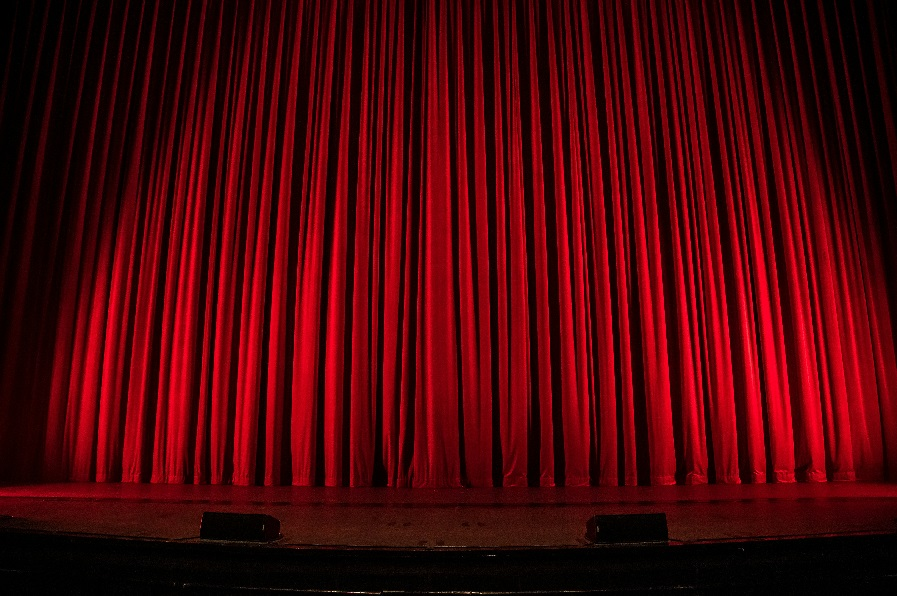
#> input picture Background/Stage.jpg, 897 x 596 px
$ python green_screen_removal.py
#> lines starting #> are read from the running program, lines starting #| are printed output that depends on the picture; after the words box and inside, x2 and y2 are one past the last pixel; in counts of white or black regions, pixels touching at a corner belong together
import numpy as np
import cv2
import os

directory_path = "./Images/" #input image
# [5 lines of commented-out code are left out]
background_image = cv2.imread("./Background/Stage.jpg")
#> background_image is the input picture: shape (596, 897, 3); mean B, G, R 7.6, 3.4, 75.5
bg_height, bg_width, _ = background_image.shape
#> bg_height = 596; bg_width = 897

for path_img in os.listdir(directory_path):
    if path_img.endswith(".jpg"):
        input_image = cv2.imread(os.path.join(directory_path, path_img))
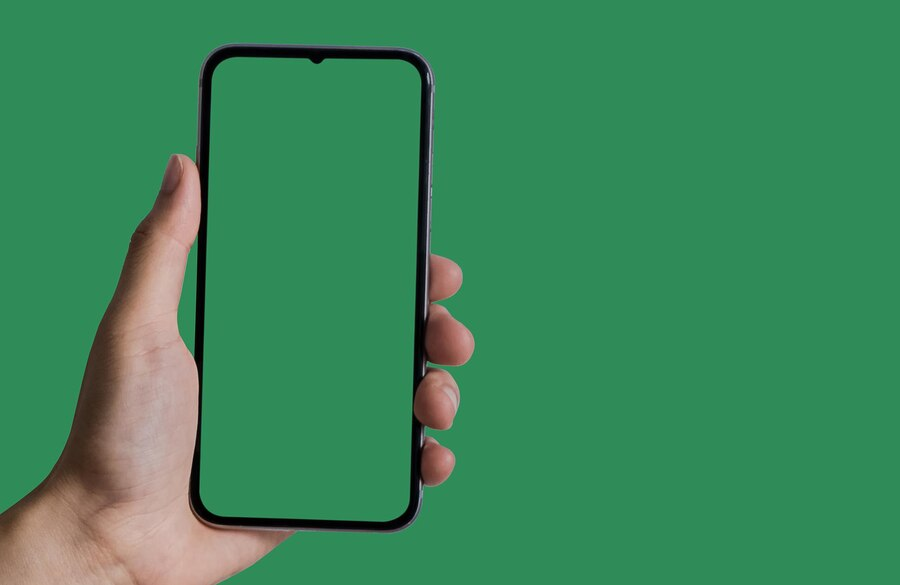
#> input picture Images/1.jpg, 900 x 585 px
#> input_image is the input picture: shape (585, 900, 3); mean B, G, R 89.5, 134.6, 59.2
        img = cv2.resize(input_image, (bg_width, bg_height))

        lab = cv2.cvtColor(img, cv2.COLOR_BGR2LAB)
#> lab: shape (596, 897, 3); mean of channels 0, 1, 2 130.2, 95.7, 146.4
        a_channel = lab[:,:,1]
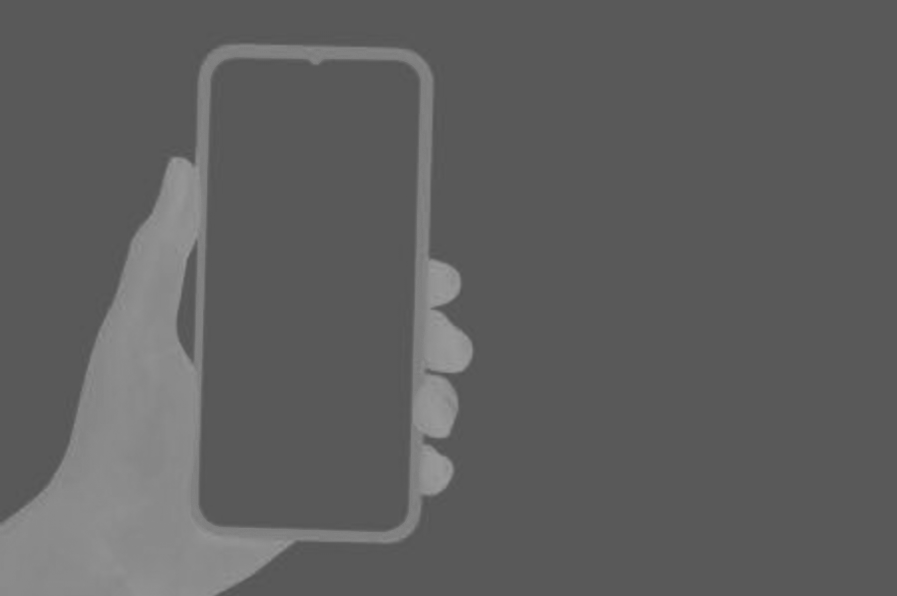
#> a_channel: shape (596, 897); min 83, max 155, mean 95.7
        thresh = cv2.threshold(a_channel, 127, 255, cv2.THRESH_BINARY+cv2.THRESH_OTSU)[1]
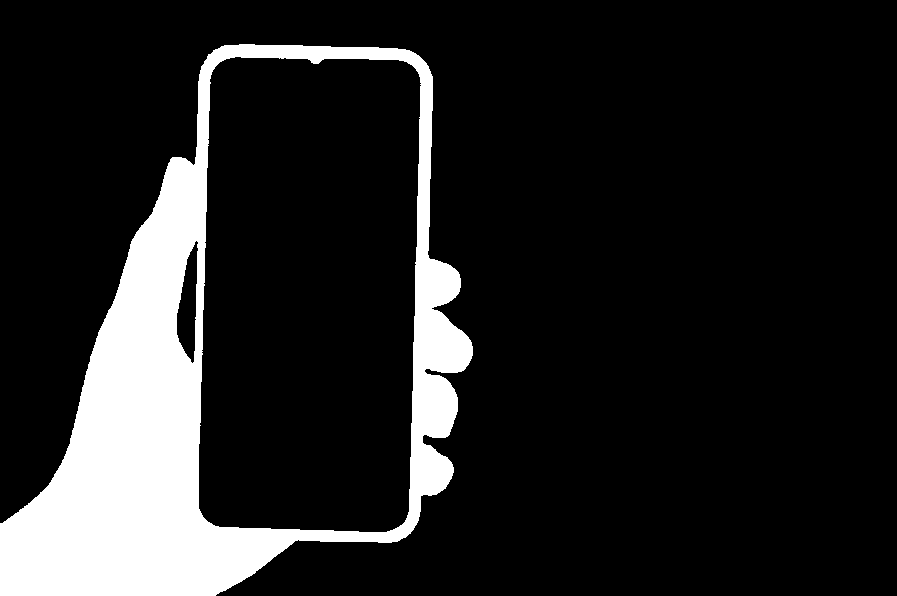
#> thresh: shape (596, 897); 13.7% white; 1 white region, box (x1, y1, x2, y2) and area: (0, 44, 473, 596) 73109
        #cv2.imshow("thresh", thresh)
        #cv2.waitKey(0)

        masked = cv2.bitwise_and(img, img, mask=thresh) # contains dark background
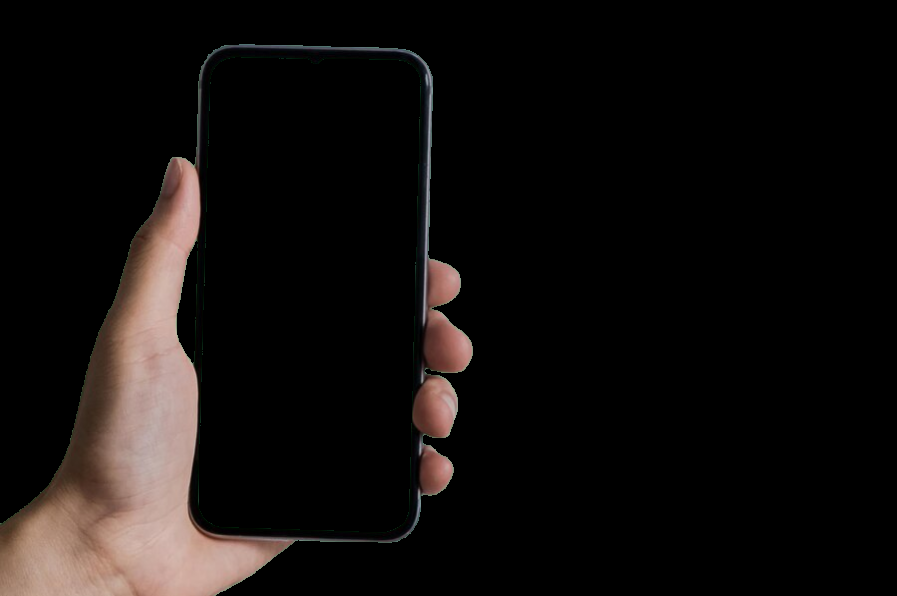
#> masked: shape (596, 897, 3); mean B, G, R 13.5, 14.9, 18.5
        #cv2.imshow("masked", masked)
        #cv2.waitKey(0)

        final = np.where(masked==0, background_image, masked)
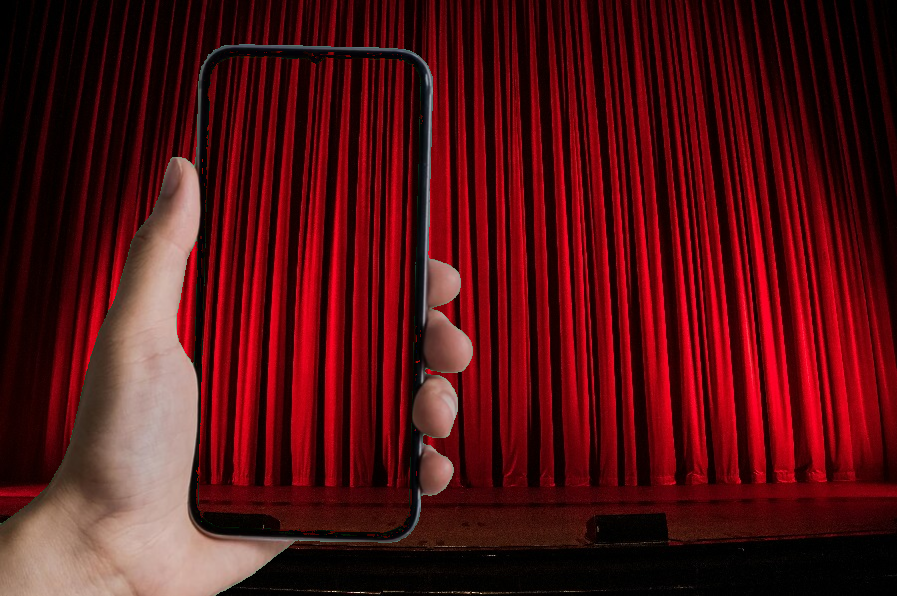
#> final: shape (596, 897, 3); mean B, G, R 20.1, 17.8, 83.3
        cv2.imwrite("./Result/" + f"Save_{path_img}", final)
        print(f"Save_{path_img}")
        cv2.putText(final, "Press any key to continue...", (int(bg_width/100), int(bg_height/20)),
                    cv2.FONT_HERSHEY_COMPLEX, bg_height*0.002, (255, 255, 255), int(bg_height*0.004))
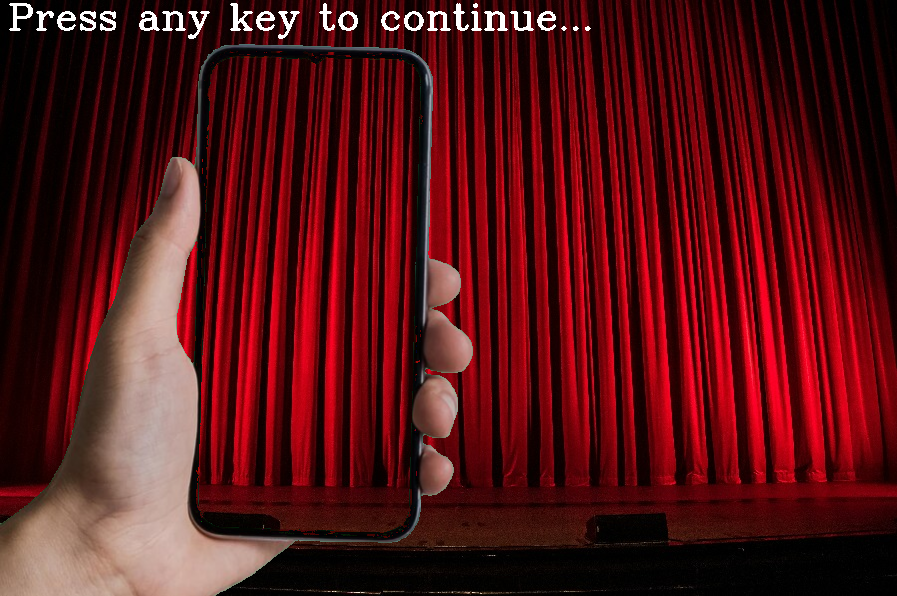
#> final: shape (596, 897, 3); 0.8% of pixels changed, all inside (x1, y1, x2, y2) = (9, 3, 591, 39)
        cv2.imshow("final", final)
        cv2.waitKey(0)
#> pass 2 of the loop `for path_img in os.listdir(directory_path):`:
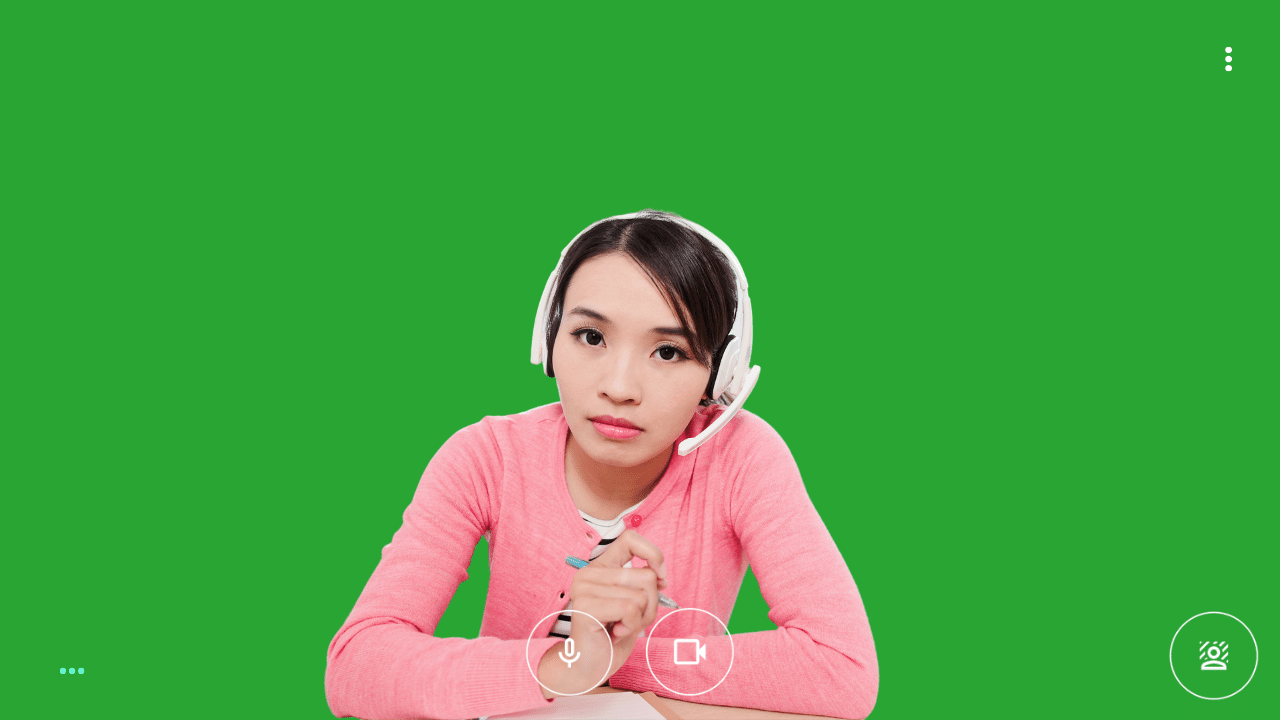
#> input picture Images/10.jpg, 1280 x 720 px
#> input_image is the input picture: shape (720, 1280, 3); mean B, G, R 69.5, 162, 74.3
#> lab: shape (596, 897, 3); mean of channels 0, 1, 2 156.4, 87.8, 168.7
#> `thresh = cv2.threshold(a_channel, 127, 255, cv2.THRESH_BINARY+cv2.THRE..`:
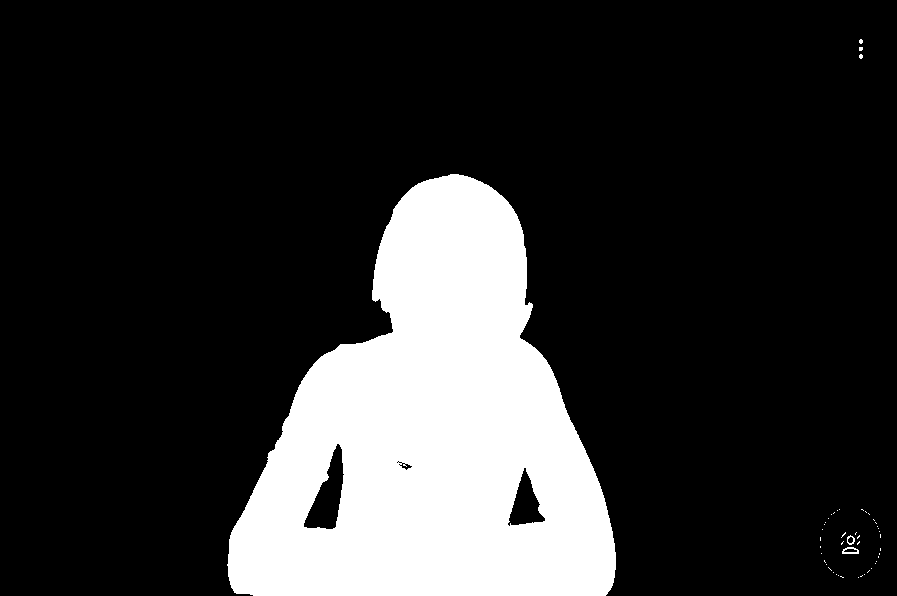
#> thresh: shape (596, 897); 18.9% white; 48 white regions (45 under 20 px), largest, box (x1, y1, x2, y2) and area: (227, 174, 616, 596) 100593, (842, 547, 859, 554) 68, (847, 535, 855, 545) 37
#> `cv2.putText(final, "Press any key to continue...", (int(bg_width/100),..`:
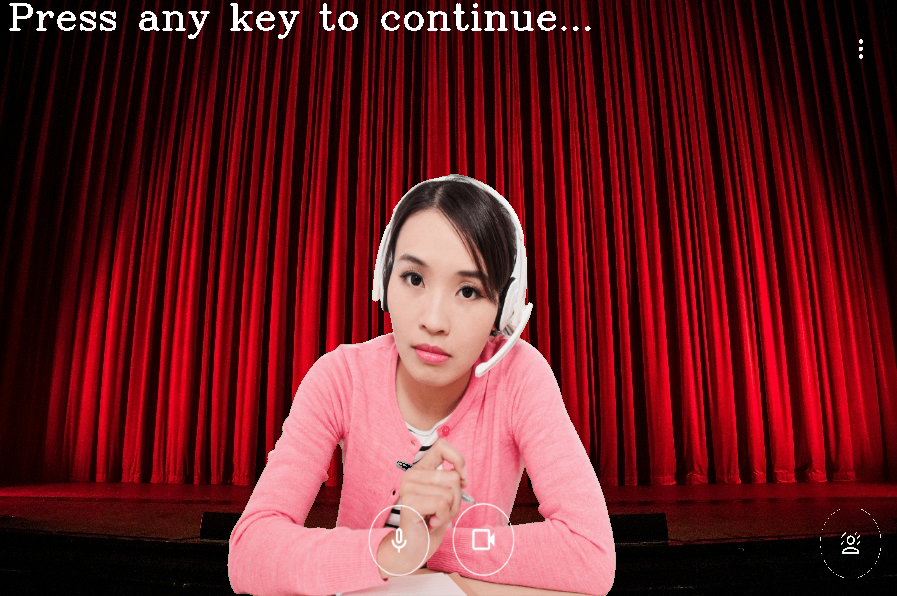
#> final: shape (596, 897, 3); mean B, G, R 36.8, 32.5, 104.7
#> pass 3 of the loop `for path_img in os.listdir(directory_path):`:
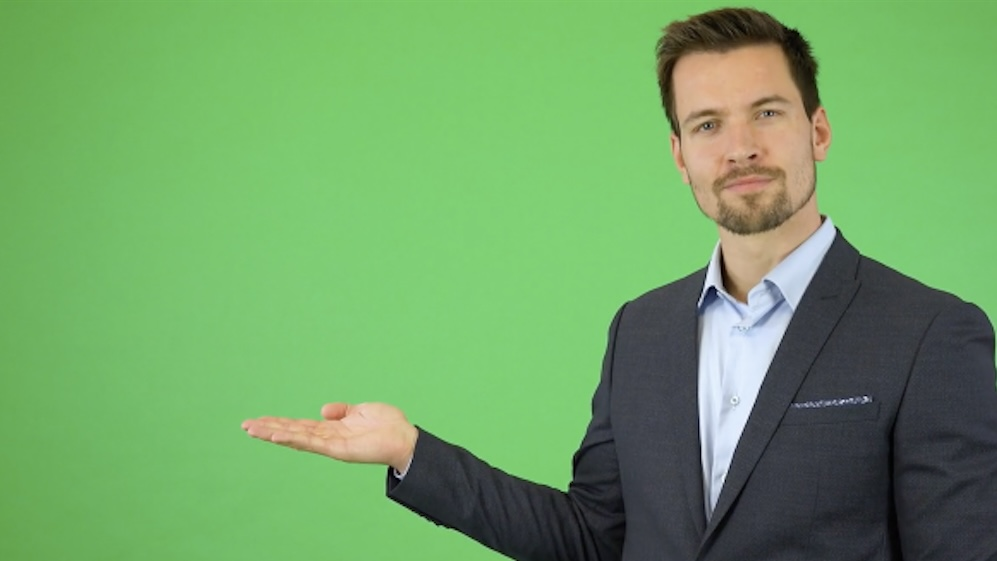
#> input picture Images/11.jpg, 997 x 561 px
#> input_image is the input picture: shape (561, 997, 3); mean B, G, R 101.3, 162.8, 111.9
#> lab: shape (596, 897, 3); mean of channels 0, 1, 2 157, 100.5, 154
#> `thresh = cv2.threshold(a_channel, 127, 255, cv2.THRESH_BINARY+cv2.THRE..`:
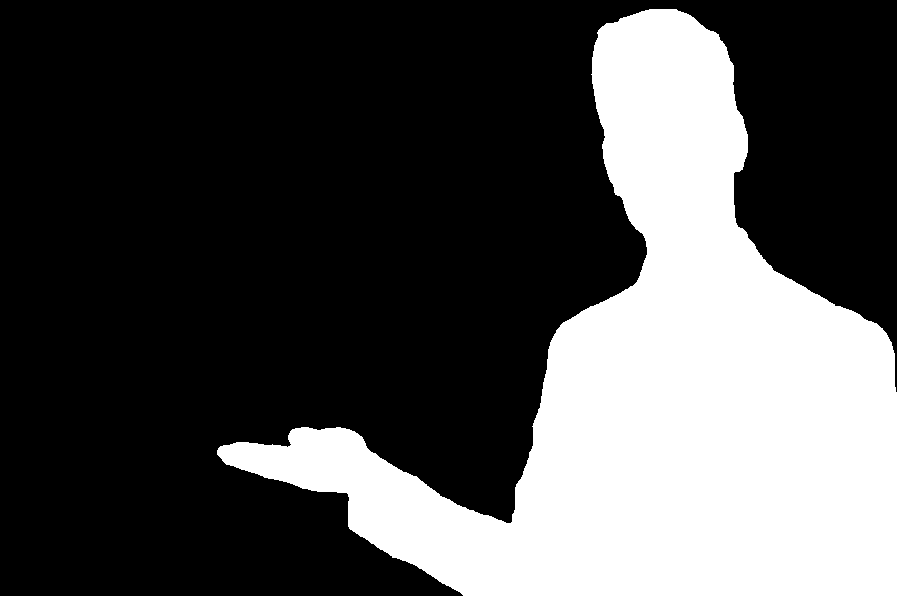
#> thresh: shape (596, 897); 30.7% white; 1 white region, box (x1, y1, x2, y2) and area: (217, 9, 897, 596) 164212
#> `cv2.putText(final, "Press any key to continue...", (int(bg_width/100),..`:
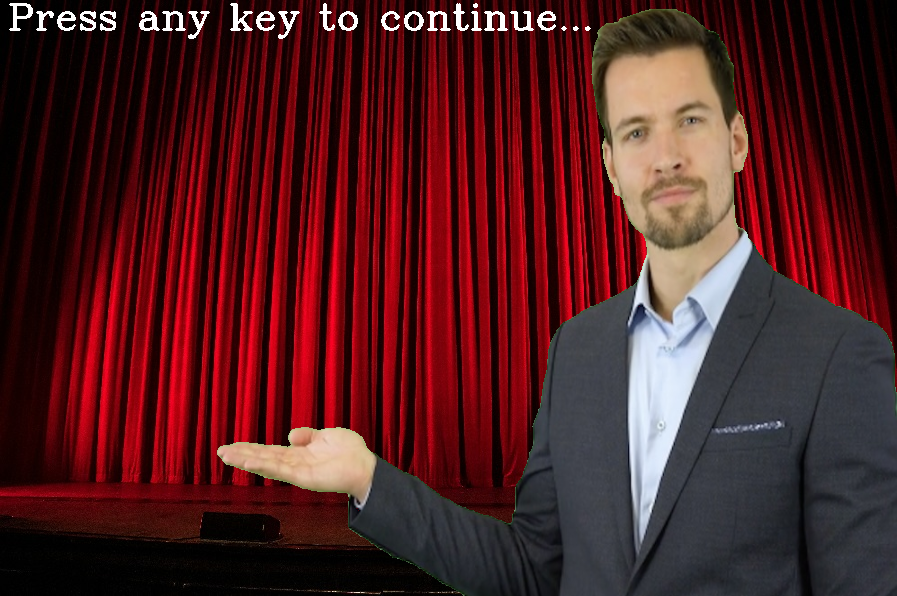
#> final: shape (596, 897, 3); mean B, G, R 33.3, 31.1, 79.8
cv2.destroyAllWindows()
